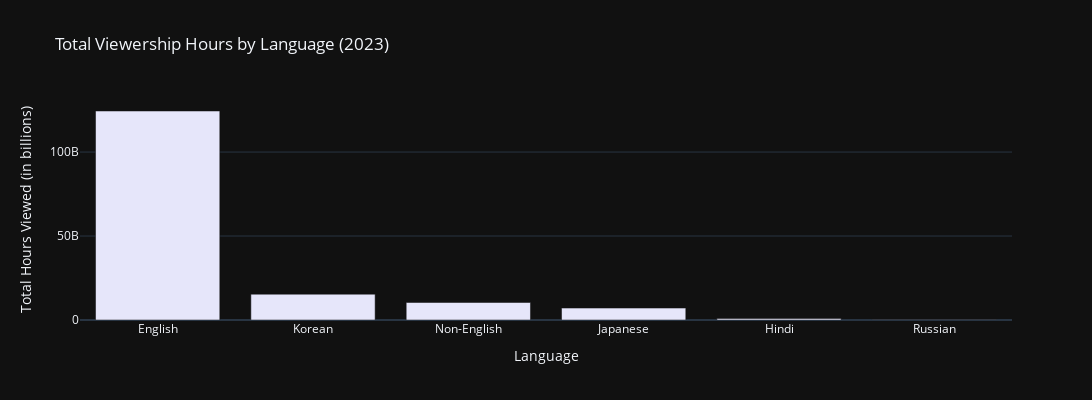

The cell this chart's notebook holds for it:
### Markdown cell above
The visualization indicates that shows dominate the total viewership hours on Netflix in 2023 compared to movies. This suggests that Netflix’s content strategy leans heavily toward shows, as they tend to attract more watch hours overall.

Next, let’s analyze the distribution of viewership across different languages to understand which languages are contributing the most to Netflix’s content consumption:

### Code cell
# aggregate viewership hours by language
language_viewership = netflix_data.groupby('Language Indicator')['Hours Viewed'].sum().sort_values(ascending=False)

fig = go.Figure(data=[
    go.Bar(
        x=language_viewership.index,
        y=language_viewership.values,
        marker_color='lavender'
    )
])

fig.update_layout(
    title='Total Viewership Hours by Language (2023)',
    xaxis_title='Language',
    yaxis_title='Total Hours Viewed (in billions)',
    xaxis_tickangle=0,
    height=400,
    width=1100,
    template='plotly_dark'
)

fig.write_html("C:/Users/vaibh/GRRAS/Projects/Data Analytics projects/Netflix Data Analysis/Plots/Viewership Hours by Language.html")
fig.show()

### Figure 1 — Plotly figure (JSON) as saved in the notebook; plotly's stock layout.template omitted (floating-point values rounded to 4 significant figures)
{"data": [{"marker": {"color": "lavender"}, "type": "bar", "x": ["English", "Korean", "Non-English", "Japanese", "Hindi", "Russian"], "y": [124441700000, 15378400000, 10439100000, 7102000000, 926100000, 114600000]}], "layout": {"height": 400, "title": {"text": "Total Viewership Hours by Language (2023)"}, "width": 1100, "xaxis": {"autorange": true, "range": [-0.5, 5.5], "tickangle": 0, "title": {"text": "Language"}, "type": "category"}, "yaxis": {"autorange": true, "range": [0, 131000000000.0], "title": {"text": "Total Hours Viewed (in billions)"}, "type": "linear"}}}
